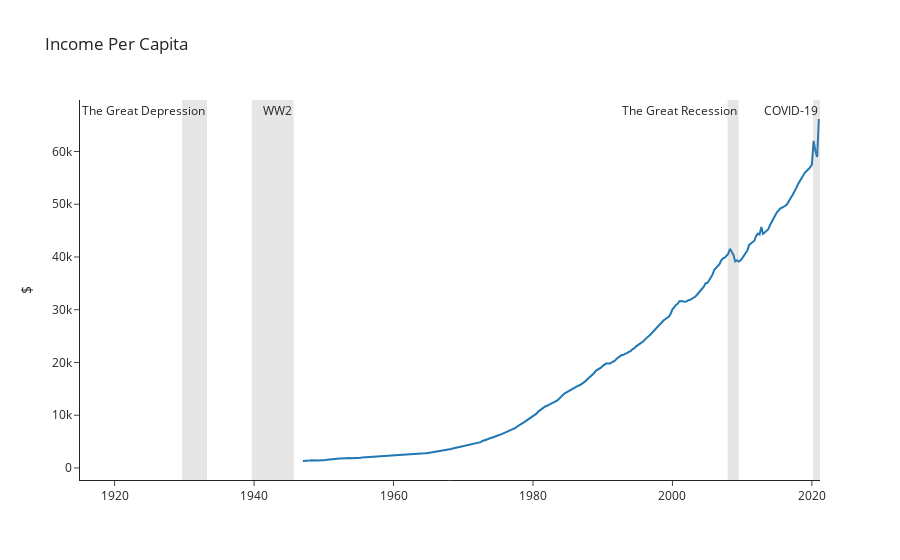

This figure's notebook cell:
### Code cell
# Plot income per capita
income_per_capita= quandl.get("FRED/A792RC0Q052SBEA", authtoken="m6nQZWVxbd6F2y_ESnBH")
income_per_capita.columns = ["Income per Capita"]
income_per_capita_chart = go.Figure().update_layout(template="simple_white", yaxis=dict(title="$"), title = "Income Per Capita")
income_per_capita_chart.add_trace(go.Scatter(x= income_per_capita.index, y=income_per_capita["Income per Capita"],mode='lines', name="Income Per Capita"))
income_per_capita_chart.add_vrect(x0=inflation_rate_cpi.index[inflation_rate_cpi.index=='1929-09-01'][0], x1=inflation_rate_cpi.index[inflation_rate_cpi.index=='1933-04-01'][0], line_width=0, fillcolor="grey", opacity=0.2, annotation_text = "The Great Depression")
income_per_capita_chart.add_vrect(x0=inflation_rate_cpi.index[inflation_rate_cpi.index=='1939-09-01'][0], x1=inflation_rate_cpi.index[inflation_rate_cpi.index=='1945-09-01'][0], line_width=0, fillcolor="grey", opacity=0.2, annotation_text = "WW2")
income_per_capita_chart.add_vrect(x0=inflation_rate_cpi.index[inflation_rate_cpi.index=='2007-12-01'][0], x1=inflation_rate_cpi.index[inflation_rate_cpi.index=='2009-07-01'][0], line_width=0, fillcolor="grey", opacity=0.2, annotation_text = "The Great Recession")
income_per_capita_chart.add_vrect(x0=inflation_rate_cpi.index[inflation_rate_cpi.index=='2020-03-01'][0], x1=inflation_rate_cpi.index[-1], line_width=0, fillcolor="grey", opacity=0.2, annotation_text = "COVID-19")

### Figure 1 — Plotly figure (JSON) as saved in the notebook; plotly's stock layout.template omitted (floating-point values rounded to 4 significant figures; data arrays with more than 128 entries replaced by an {"elided": "..."} marker saying what was removed)
{"data": [{"mode": "lines", "name": "Income Per Capita", "type": "scatter", "x": {"elided": "297 str values"}, "y": {"elided": "297 int values"}}], "layout": {"annotations": [{"showarrow": false, "text": "The Great Depression", "x": "1933-04-01T00:00:00", "xanchor": "right", "xref": "x", "y": 1, "yanchor": "top", "yref": "y domain"}, {"showarrow": false, "text": "WW2", "x": "1945-09-01T00:00:00", "xanchor": "right", "xref": "x", "y": 1, "yanchor": "top", "yref": "y domain"}, {"showarrow": false, "text": "The Great Recession", "x": "2009-07-01T00:00:00", "xanchor": "right", "xref": "x", "y": 1, "yanchor": "top", "yref": "y domain"}, {"showarrow": false, "text": "COVID-19", "x": "2021-03-01T00:00:00", "xanchor": "right", "xref": "x", "y": 1, "yanchor": "top", "yref": "y domain"}], "autosize": true, "shapes": [{"fillcolor": "grey", "line": {"width": 0}, "opacity": 0.2, "type": "rect", "x0": "1929-09-01T00:00:00", "x1": "1933-04-01T00:00:00", "xref": "x", "y0": 0, "y1": 1, "yref": "y domain"}, {"fillcolor": "grey", "line": {"width": 0}, "opacity": 0.2, "type": "rect", "x0": "1939-09-01T00:00:00", "x1": "1945-09-01T00:00:00", "xref": "x", "y0": 0, "y1": 1, "yref": "y domain"}, {"fillcolor": "grey", "line": {"width": 0}, "opacity": 0.2, "type": "rect", "x0": "2007-12-01T00:00:00", "x1": "2009-07-01T00:00:00", "xref": "x", "y0": 0, "y1": 1, "yref": "y domain"}, {"fillcolor": "grey", "line": {"width": 0}, "opacity": 0.2, "type": "rect", "x0": "2020-03-01T00:00:00", "x1": "2021-03-01T00:00:00", "xref": "x", "y0": 0, "y1": 1, "yref": "y domain"}], "title": {"text": "Income Per Capita"}, "xaxis": {"autorange": true, "range": ["1920-05-28 05:48:00.7734", "2021-03-01"], "type": "date"}, "yaxis": {"autorange": true, "range": [-2283.0, 69760.0], "title": {"text": "$"}, "type": "linear"}}}
